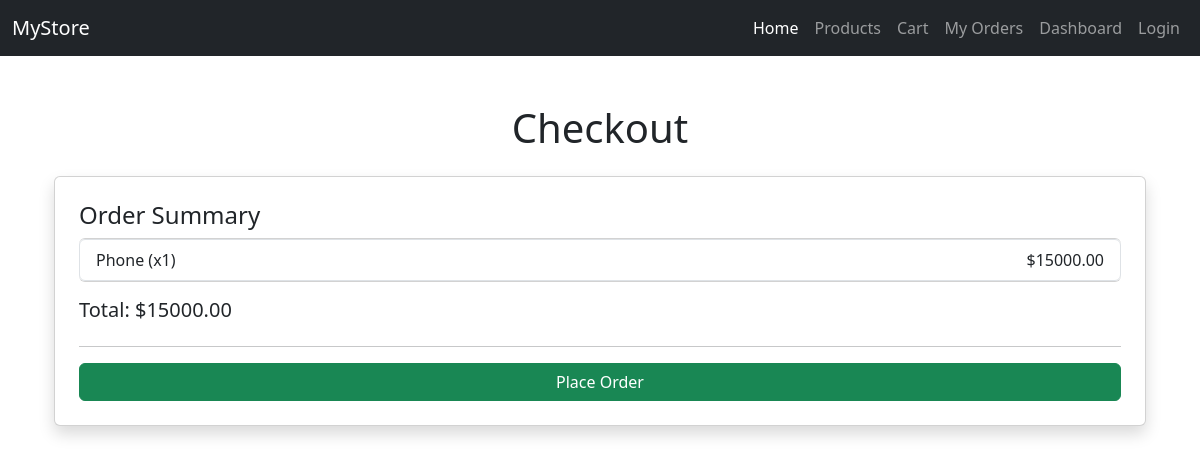
Before: /checkout/ (signed in) with the older database file.
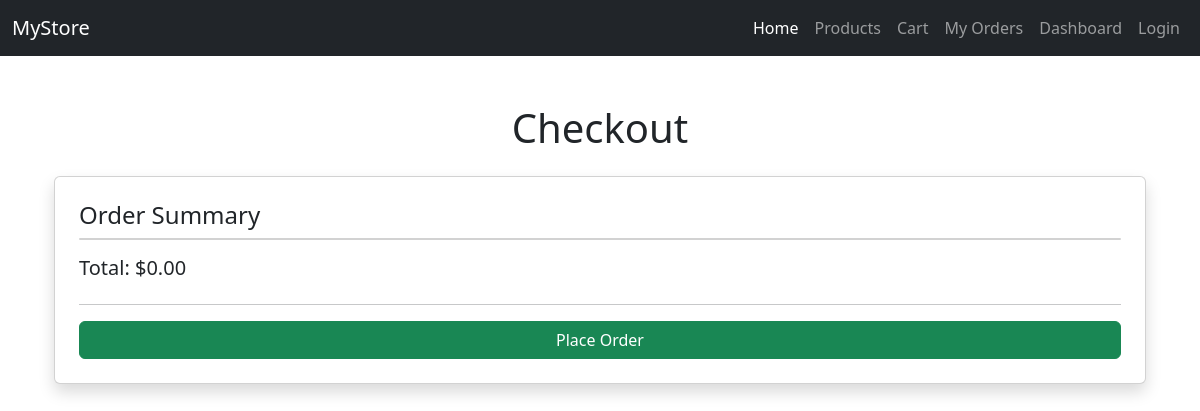
After: the same page with the newer database file.
### store/models.py (models this page shows, shortened)
class Cart(models.Model):
    user = models.ForeignKey(User, on_delete=models.CASCADE)
    product = models.ForeignKey(Product, on_delete=models.CASCADE)
    quantity = models.PositiveIntegerField(default=1)

class Product(models.Model):
    name = models.CharField(max_length=255)
    description = models.TextField()
    price = models.DecimalField(max_digits=10, decimal_places=2)
    image = models.ImageField(upload_to='products/', blank=True, null=True)
    created_at = models.DateTimeField(auto_now_add=True)

### store/views.py (the view)
# urls.py: path('checkout/', views.checkout, name='checkout'),
@login_required
def checkout(request):
    cart_items = Cart.objects.filter(user=request.user)
    total_price = sum(item.product.price * item.quantity for item in cart_items)
    return render(request, 'store/checkout.html', {
        'cart_items': cart_items,
        'total_price': total_price,
    })

### store/templates/store/checkout.html (shortened to what this page needs)
{% extends "store/base.html" %}
{% block content %}
<div class="container mt-5">
    <h1 class="text-center mb-4">Checkout</h1>
    <div class="card p-4 shadow">
        <h4>Order Summary</h4>
        <ul class="list-group mb-3">
            {% for item in cart_items %}
            <li class="list-group-item d-flex justify-content-between align-items-center">
                {{ item.product.name }} (x{{ item.quantity }})
                <span>${{ item.product.price|floatformat:2 }}</span>
            </li>
            {% endfor %}
        </ul>
        <h5>Total: ${{ total_price|floatformat:2 }}</h5>
        <hr>
        <form method="post" action="{% url 'place_order' %}">
            <button type="submit" class="btn btn-success w-100">Place Order</button>
        </form>
    </div>
</div>
{% endblock %}

Changed rows visible on the page:
removed Cart: product.name "Phone", quantity "1", product.price "15000.00"
Other visible differences:
{{ total_price|floatformat:2 }}: "15000.00" → "0.00"
